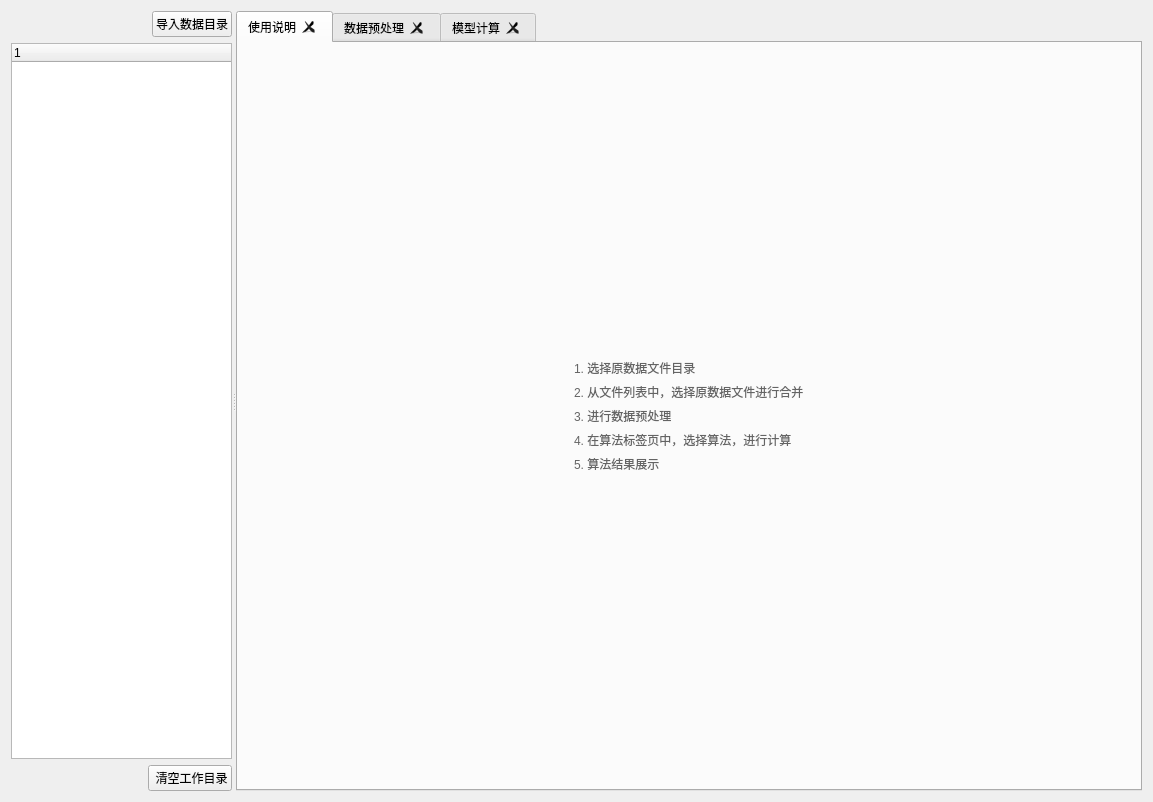
<?xml version="1.0" encoding="UTF-8"?>
<ui version="4.0">
 <class>Form</class>
 <widget class="QWidget" name="Form">
  <property name="geometry">
   <rect>
    <x>0</x>
    <y>0</y>
    <width>1153</width>
    <height>802</height>
   </rect>
  </property>
  <property name="windowTitle">
   <string>Form</string>
  </property>
  <layout class="QVBoxLayout" name="verticalLayout_9">
   <item>
    <widget class="QSplitter" name="splitter">
     <property name="orientation">
      <enum>Qt::Orientation::Horizontal</enum>
     </property>
     <widget class="QWidget" name="">
      <layout class="QVBoxLayout" name="verticalLayout">
       <item>
        <layout class="QHBoxLayout" name="horizontalLayout_5">
         <item>
          <widget class="QLabel" name="label_19">
           <property name="text">
            <string/>
           </property>
          </widget>
         </item>
         <item>
          <spacer name="horizontalSpacer">
           <property name="orientation">
            <enum>Qt::Orientation::Horizontal</enum>
           </property>
           <property name="sizeHint" stdset="0">
            <size>
             <width>40</width>
             <height>20</height>
            </size>
           </property>
          </spacer>
         </item>
         <item>
          <widget class="QPushButton" name="btn_import">
           <property name="text">
            <string>导入数据目录</string>
           </property>
          </widget>
         </item>
        </layout>
       </item>
       <item>
        <widget class="QTreeWidget" name="treeWidget">
         <property name="columnCount">
          <number>1</number>
         </property>
         <column>
          <property name="text">
           <string notr="true">1</string>
          </property>
         </column>
        </widget>
       </item>
       <item>
        <layout class="QHBoxLayout" name="horizontalLayout_10">
         <item>
          <spacer name="horizontalSpacer_12">
           <property name="orientation">
            <enum>Qt::Orientation::Horizontal</enum>
           </property>
           <property name="sizeHint" stdset="0">
            <size>
             <width>40</width>
             <height>20</height>
            </size>
           </property>
          </spacer>
         </item>
         <item>
          <widget class="QPushButton" name="btn_clear_work_path">
           <property name="text">
            <string> 清空工作目录</string>
           </property>
          </widget>
         </item>
        </layout>
       </item>
      </layout>
     </widget>
     <widget class="QTabWidget" name="tabWidget">
      <property name="currentIndex">
       <number>0</number>
      </property>
      <property name="tabsClosable">
       <bool>true</bool>
      </property>
      <widget class="QWidget" name="tab_welcome">
       <attribute name="title">
        <string>使用说明</string>
       </attribute>
       <layout class="QVBoxLayout" name="verticalLayout_11">
        <item>
         <spacer name="verticalSpacer_2">
          <property name="orientation">
           <enum>Qt::Orientation::Vertical</enum>
          </property>
          <property name="sizeHint" stdset="0">
           <size>
            <width>20</width>
            <height>250</height>
           </size>
          </property>
         </spacer>
        </item>
        <item>
         <layout class="QHBoxLayout" name="horizontalLayout_6">
          <item>
           <spacer name="horizontalSpacer_6">
            <property name="orientation">
             <enum>Qt::Orientation::Horizontal</enum>
            </property>
            <property name="sizeHint" stdset="0">
             <size>
              <width>40</width>
              <height>20</height>
             </size>
            </property>
           </spacer>
          </item>
          <item>
           <layout class="QVBoxLayout" name="verticalLayout_10">
            <item>
             <widget class="QLabel" name="label_4">
              <property name="styleSheet">
               <string notr="true">color: rgb(100, 100, 100);</string>
              </property>
              <property name="text">
               <string>1. 选择原数据文件目录</string>
              </property>
             </widget>
            </item>
            <item>
             <widget class="QLabel" name="label_5">
              <property name="styleSheet">
               <string notr="true">color: rgb(100, 100, 100);</string>
              </property>
              <property name="text">
               <string>2. 从文件列表中，选择原数据文件进行合并</string>
              </property>
             </widget>
            </item>
            <item>
             <widget class="QLabel" name="label_6">
              <property name="styleSheet">
               <string notr="true">color: rgb(100, 100, 100);</string>
              </property>
              <property name="text">
               <string>3. 进行数据预处理</string>
              </property>
             </widget>
            </item>
            <item>
             <widget class="QLabel" name="label_7">
              <property name="styleSheet">
               <string notr="true">color: rgb(100, 100, 100);</string>
              </property>
              <property name="text">
               <string>4. 在算法标签页中，选择算法，进行计算</string>
              </property>
             </widget>
            </item>
            <item>
             <widget class="QLabel" name="label_8">
              <property name="styleSheet">
               <string notr="true">color: rgb(100, 100, 100);</string>
              </property>
              <property name="text">
               <string>5. 算法结果展示</string>
              </property>
             </widget>
            </item>
           </layout>
          </item>
          <item>
           <spacer name="horizontalSpacer_7">
            <property name="orientation">
             <enum>Qt::Orientation::Horizontal</enum>
            </property>
            <property name="sizeHint" stdset="0">
             <size>
              <width>40</width>
              <height>20</height>
             </size>
            </property>
           </spacer>
          </item>
         </layout>
        </item>
        <item>
         <spacer name="verticalSpacer_3">
          <property name="orientation">
           <enum>Qt::Orientation::Vertical</enum>
          </property>
          <property name="sizeHint" stdset="0">
           <size>
            <width>20</width>
            <height>250</height>
           </size>
          </property>
         </spacer>
        </item>
       </layout>
      </widget>
      <widget class="QWidget" name="tab_pre">
       <attribute name="title">
        <string>数据预处理</string>
       </attribute>
       <layout class="QVBoxLayout" name="verticalLayout_5">
        <item>
         <widget class="QGroupBox" name="groupBox_14">
          <property name="title">
           <string>预处理</string>
          </property>
          <layout class="QVBoxLayout" name="verticalLayout_4">
           <item>
            <layout class="QHBoxLayout" name="horizontalLayout">
             <item>
              <layout class="QVBoxLayout" name="verticalLayout_2">
               <item>
                <layout class="QGridLayout" name="gridLayout_2">
                 <item row="0" column="0">
                  <widget class="QLabel" name="label_20">
                   <property name="text">
                    <string>滤波函数</string>
                   </property>
                  </widget>
                 </item>
                 <item row="0" column="1">
                  <widget class="QComboBox" name="cBox_FilterFun"/>
                 </item>
                 <item row="1" column="0">
                  <widget class="QLabel" name="label_21">
                   <property name="text">
                    <string>值选择</string>
                   </property>
                  </widget>
                 </item>
                 <item row="1" column="1">
                  <widget class="QComboBox" name="cBox_ValSelect"/>
                 </item>
                </layout>
               </item>
               <item>
                <layout class="QHBoxLayout" name="horizontalLayout_8">
                 <item>
                  <widget class="QPushButton" name="btn_Merge">
                   <property name="minimumSize">
                    <size>
                     <width>0</width>
                     <height>0</height>
                    </size>
                   </property>
                   <property name="font">
                    <font>
                     <pointsize>11</pointsize>
                    </font>
                   </property>
                   <property name="toolTip">
                    <string>在列表中勾选要合并的文件</string>
                   </property>
                   <property name="text">
                    <string>数据合并</string>
                   </property>
                  </widget>
                 </item>
                 <item>
                  <spacer name="horizontalSpacer_9">
                   <property name="orientation">
                    <enum>Qt::Orientation::Horizontal</enum>
                   </property>
                   <property name="sizeHint" stdset="0">
                    <size>
                     <width>40</width>
                     <height>20</height>
                    </size>
                   </property>
                  </spacer>
                 </item>
                 <item>
                  <widget class="QPushButton" name="btn_Pre">
                   <property name="minimumSize">
                    <size>
                     <width>0</width>
                     <height>0</height>
                    </size>
                   </property>
                   <property name="font">
                    <font>
                     <pointsize>11</pointsize>
                    </font>
                   </property>
                   <property name="toolTip">
                    <string/>
                   </property>
                   <property name="text">
                    <string>数据预处理</string>
                   </property>
                  </widget>
                 </item>
                </layout>
               </item>
              </layout>
             </item>
             <item>
              <spacer name="horizontalSpacer_2">
               <property name="orientation">
                <enum>Qt::Orientation::Horizontal</enum>
               </property>
               <property name="sizeHint" stdset="0">
                <size>
                 <width>40</width>
                 <height>20</height>
                </size>
               </property>
              </spacer>
             </item>
            </layout>
           </item>
          </layout>
         </widget>
        </item>
        <item>
         <widget class="QGroupBox" name="groupBox_15">
          <property name="title">
           <string>预处理结果</string>
          </property>
          <layout class="QVBoxLayout" name="verticalLayout_3">
           <item>
            <widget class="QPlainTextEdit" name="pTextEdit_pre"/>
           </item>
           <item>
            <layout class="QHBoxLayout" name="horizontalLayout_9">
             <item>
              <spacer name="horizontalSpacer_11">
               <property name="orientation">
                <enum>Qt::Orientation::Horizontal</enum>
               </property>
               <property name="sizeHint" stdset="0">
                <size>
                 <width>40</width>
                 <height>20</height>
                </size>
               </property>
              </spacer>
             </item>
             <item>
              <widget class="QPushButton" name="btn_clear_pre">
               <property name="text">
                <string>清空</string>
               </property>
              </widget>
             </item>
            </layout>
           </item>
          </layout>
         </widget>
        </item>
        <item>
         <spacer name="verticalSpacer">
          <property name="orientation">
           <enum>Qt::Orientation::Vertical</enum>
          </property>
          <property name="sizeHint" stdset="0">
           <size>
            <width>20</width>
            <height>292</height>
           </size>
          </property>
         </spacer>
        </item>
       </layout>
      </widget>
      <widget class="QWidget" name="tab_process">
       <attribute name="title">
        <string>模型计算</string>
       </attribute>
       <layout class="QVBoxLayout" name="verticalLayout_8">
        <item>
         <widget class="QGroupBox" name="groupBox_2">
          <property name="title">
           <string>算法选择</string>
          </property>
          <layout class="QVBoxLayout" name="verticalLayout_6">
           <item>
            <layout class="QHBoxLayout" name="horizontalLayout_2">
             <property name="spacing">
              <number>9</number>
             </property>
             <item>
              <widget class="QComboBox" name="cBox_AlgGroup">
               <property name="minimumSize">
                <size>
                 <width>120</width>
                 <height>0</height>
                </size>
               </property>
              </widget>
             </item>
             <item>
              <widget class="QLabel" name="label">
               <property name="styleSheet">
                <string notr="true">color: rgb(162, 162, 162);</string>
               </property>
               <property name="text">
                <string>&gt;&gt;</string>
               </property>
              </widget>
             </item>
             <item>
              <widget class="QComboBox" name="cBox_AlgName">
               <property name="minimumSize">
                <size>
                 <width>120</width>
                 <height>0</height>
                </size>
               </property>
              </widget>
             </item>
             <item>
              <spacer name="horizontalSpacer_5">
               <property name="orientation">
                <enum>Qt::Orientation::Horizontal</enum>
               </property>
               <property name="sizeHint" stdset="0">
                <size>
                 <width>40</width>
                 <height>20</height>
                </size>
               </property>
              </spacer>
             </item>
            </layout>
           </item>
           <item>
            <widget class="QGroupBox" name="groupBox_5">
             <property name="title">
              <string>算法参数设置</string>
             </property>
             <layout class="QHBoxLayout" name="horizontalLayout_4">
              <item>
               <layout class="QFormLayout" name="formLayout"/>
              </item>
              <item>
               <spacer name="horizontalSpacer_4">
                <property name="orientation">
                 <enum>Qt::Orientation::Horizontal</enum>
                </property>
                <property name="sizeHint" stdset="0">
                 <size>
                  <width>492</width>
                  <height>20</height>
                 </size>
                </property>
               </spacer>
              </item>
             </layout>
            </widget>
           </item>
           <item>
            <layout class="QHBoxLayout" name="horizontalLayout_3">
             <item>
              <spacer name="horizontalSpacer_3">
               <property name="orientation">
                <enum>Qt::Orientation::Horizontal</enum>
               </property>
               <property name="sizeHint" stdset="0">
                <size>
                 <width>588</width>
                 <height>20</height>
                </size>
               </property>
              </spacer>
             </item>
             <item>
              <widget class="QLabel" name="label_2">
               <property name="text">
                <string>出图尺寸:</string>
               </property>
              </widget>
             </item>
             <item>
              <widget class="QRadioButton" name="rbtn_smallMin">
               <property name="text">
                <string>小</string>
               </property>
              </widget>
             </item>
             <item>
              <widget class="QRadioButton" name="rbtn_small">
               <property name="text">
                <string>较小</string>
               </property>
              </widget>
             </item>
             <item>
              <widget class="QRadioButton" name="rbtn_middle">
               <property name="text">
                <string>适中</string>
               </property>
               <property name="checked">
                <bool>true</bool>
               </property>
              </widget>
             </item>
             <item>
              <widget class="QRadioButton" name="rbtn_larger">
               <property name="text">
                <string>较大</string>
               </property>
              </widget>
             </item>
             <item>
              <widget class="QRadioButton" name="rbtn_largerMax">
               <property name="text">
                <string>大</string>
               </property>
              </widget>
             </item>
             <item>
              <widget class="QLabel" name="label_3">
               <property name="minimumSize">
                <size>
                 <width>20</width>
                 <height>0</height>
                </size>
               </property>
               <property name="text">
                <string/>
               </property>
              </widget>
             </item>
             <item>
              <widget class="QPushButton" name="btn_run">
               <property name="font">
                <font>
                 <pointsize>11</pointsize>
                 <bold>false</bold>
                </font>
               </property>
               <property name="text">
                <string>计算</string>
               </property>
              </widget>
             </item>
            </layout>
           </item>
          </layout>
         </widget>
        </item>
        <item>
         <widget class="QProgressBar" name="progressBar">
          <property name="minimumSize">
           <size>
            <width>0</width>
            <height>20</height>
           </size>
          </property>
          <property name="maximumSize">
           <size>
            <width>16777215</width>
            <height>20</height>
           </size>
          </property>
          <property name="maximum">
           <number>0</number>
          </property>
          <property name="value">
           <number>-1</number>
          </property>
          <property name="textVisible">
           <bool>false</bool>
          </property>
         </widget>
        </item>
        <item>
         <widget class="QGroupBox" name="groupBox_3">
          <property name="title">
           <string>计算结果概述</string>
          </property>
          <layout class="QVBoxLayout" name="verticalLayout_7">
           <item>
            <widget class="QPlainTextEdit" name="pTextEdit_model">
             <property name="plainText">
              <string/>
             </property>
            </widget>
           </item>
           <item>
            <layout class="QHBoxLayout" name="horizontalLayout_7">
             <item>
              <spacer name="horizontalSpacer_8">
               <property name="orientation">
                <enum>Qt::Orientation::Horizontal</enum>
               </property>
               <property name="sizeHint" stdset="0">
                <size>
                 <width>40</width>
                 <height>20</height>
                </size>
               </property>
              </spacer>
             </item>
             <item>
              <widget class="QPushButton" name="btn_scree_plot">
               <property name="text">
                <string>显示碎石图</string>
               </property>
              </widget>
             </item>
             <item>
              <widget class="QPushButton" name="btn_scatter_plot">
               <property name="text">
                <string>显示散点图</string>
               </property>
              </widget>
             </item>
             <item>
              <widget class="QPushButton" name="btn_source_data">
               <property name="text">
                <string>显示原数据</string>
               </property>
              </widget>
             </item>
             <item>
              <spacer name="horizontalSpacer_10">
               <property name="orientation">
                <enum>Qt::Orientation::Horizontal</enum>
               </property>
               <property name="sizeHint" stdset="0">
                <size>
                 <width>40</width>
                 <height>20</height>
                </size>
               </property>
              </spacer>
             </item>
            </layout>
           </item>
          </layout>
         </widget>
        </item>
        <item>
         <spacer name="verticalSpacer_4">
          <property name="orientation">
           <enum>Qt::Orientation::Vertical</enum>
          </property>
          <property name="sizeHint" stdset="0">
           <size>
            <width>20</width>
            <height>264</height>
           </size>
          </property>
         </spacer>
        </item>
       </layout>
      </widget>
     </widget>
    </widget>
   </item>
  </layout>
 </widget>
 <resources/>
 <connections/>
</ui>
